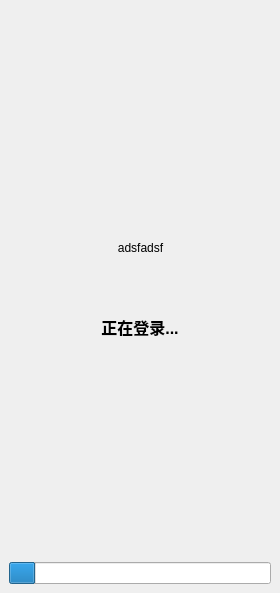
<?xml version="1.0" encoding="UTF-8"?>
<ui version="4.0">
 <class>MainWindowLoging</class>
 <widget class="QMainWindow" name="MainWindowLoging">
  <property name="windowModality">
   <enum>Qt::NonModal</enum>
  </property>
  <property name="geometry">
   <rect>
    <x>0</x>
    <y>0</y>
    <width>280</width>
    <height>593</height>
   </rect>
  </property>
  <property name="sizePolicy">
   <sizepolicy hsizetype="Maximum" vsizetype="Preferred">
    <horstretch>0</horstretch>
    <verstretch>0</verstretch>
   </sizepolicy>
  </property>
  <property name="minimumSize">
   <size>
    <width>280</width>
    <height>0</height>
   </size>
  </property>
  <property name="windowTitle">
   <string>MainWindow</string>
  </property>
  <property name="documentMode">
   <bool>false</bool>
  </property>
  <widget class="QWidget" name="centralWidget">
   <layout class="QVBoxLayout" name="verticalLayout">
    <item>
     <layout class="QGridLayout" name="gridLayout">
      <item row="1" column="1">
       <widget class="QLabel" name="face">
        <property name="sizePolicy">
         <sizepolicy hsizetype="Fixed" vsizetype="Fixed">
          <horstretch>0</horstretch>
          <verstretch>0</verstretch>
         </sizepolicy>
        </property>
        <property name="minimumSize">
         <size>
          <width>42</width>
          <height>42</height>
         </size>
        </property>
        <property name="text">
         <string>adsfadsf</string>
        </property>
        <property name="alignment">
         <set>Qt::AlignCenter</set>
        </property>
       </widget>
      </item>
      <item row="1" column="0">
       <spacer name="horizontalSpacer">
        <property name="orientation">
         <enum>Qt::Horizontal</enum>
        </property>
        <property name="sizeHint" stdset="0">
         <size>
          <width>40</width>
          <height>20</height>
         </size>
        </property>
       </spacer>
      </item>
      <item row="1" column="2">
       <spacer name="horizontalSpacer_2">
        <property name="orientation">
         <enum>Qt::Horizontal</enum>
        </property>
        <property name="sizeHint" stdset="0">
         <size>
          <width>40</width>
          <height>20</height>
         </size>
        </property>
       </spacer>
      </item>
      <item row="3" column="0" colspan="3">
       <widget class="QLabel" name="label_2">
        <property name="sizePolicy">
         <sizepolicy hsizetype="Preferred" vsizetype="Maximum">
          <horstretch>0</horstretch>
          <verstretch>0</verstretch>
         </sizepolicy>
        </property>
        <property name="minimumSize">
         <size>
          <width>0</width>
          <height>0</height>
         </size>
        </property>
        <property name="font">
         <font>
          <pointsize>12</pointsize>
          <weight>75</weight>
          <bold>true</bold>
         </font>
        </property>
        <property name="text">
         <string>正在登录...</string>
        </property>
        <property name="alignment">
         <set>Qt::AlignCenter</set>
        </property>
       </widget>
      </item>
      <item row="0" column="1">
       <spacer name="verticalSpacer">
        <property name="orientation">
         <enum>Qt::Vertical</enum>
        </property>
        <property name="sizeType">
         <enum>QSizePolicy::Expanding</enum>
        </property>
        <property name="sizeHint" stdset="0">
         <size>
          <width>20</width>
          <height>40</height>
         </size>
        </property>
       </spacer>
      </item>
      <item row="4" column="1">
       <spacer name="verticalSpacer_2">
        <property name="orientation">
         <enum>Qt::Vertical</enum>
        </property>
        <property name="sizeType">
         <enum>QSizePolicy::Expanding</enum>
        </property>
        <property name="sizeHint" stdset="0">
         <size>
          <width>20</width>
          <height>40</height>
         </size>
        </property>
       </spacer>
      </item>
      <item row="2" column="1">
       <spacer name="verticalSpacer_3">
        <property name="orientation">
         <enum>Qt::Vertical</enum>
        </property>
        <property name="sizeType">
         <enum>QSizePolicy::Minimum</enum>
        </property>
        <property name="sizeHint" stdset="0">
         <size>
          <width>20</width>
          <height>40</height>
         </size>
        </property>
       </spacer>
      </item>
      <item row="5" column="0" colspan="3">
       <widget class="QProgressBar" name="progressBar">
        <property name="value">
         <number>10</number>
        </property>
        <property name="textVisible">
         <bool>false</bool>
        </property>
       </widget>
      </item>
     </layout>
    </item>
   </layout>
  </widget>
 </widget>
 <resources>
  <include location="../../Res/res.qrc"/>
 </resources>
 <connections/>
</ui>
